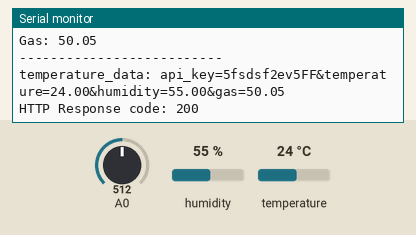
The sketch below on a simulated ESP8266 (NodeMCU). Shown: the last lines printed to the serial monitor. The test bench sets the inputs (shaded band); at power-on: humidity 55 %, A0 = 512, temperature 24 °C. WiFi joins after 1.5 s; servers stay silent unless stated; uploads are accepted with an empty reply.

Above: at 2.7 s.
2.8 s: humidity set to 22 %
At 3.93 s:
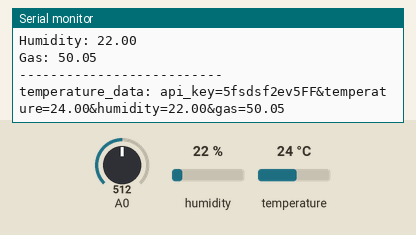
5.5 s: A0 set to 716
At 7.3 s:
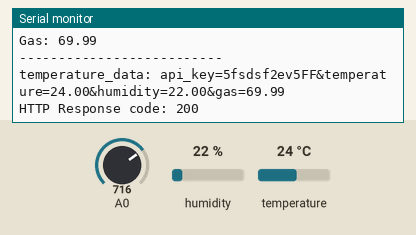
8.2 s: temperature set to 12 °C
At 10.2 s:
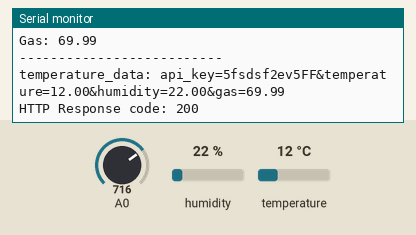
10.9 s: A0 set to 900
At 13.0 s:
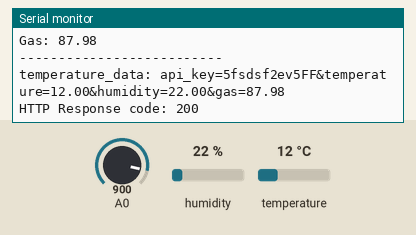
13.6 s: humidity set to 40 %
At 14.7 s:
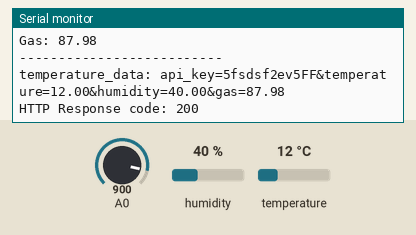
Timing chart, 0 to 16.6 s (numbered marks = the images above; inputs shaded):
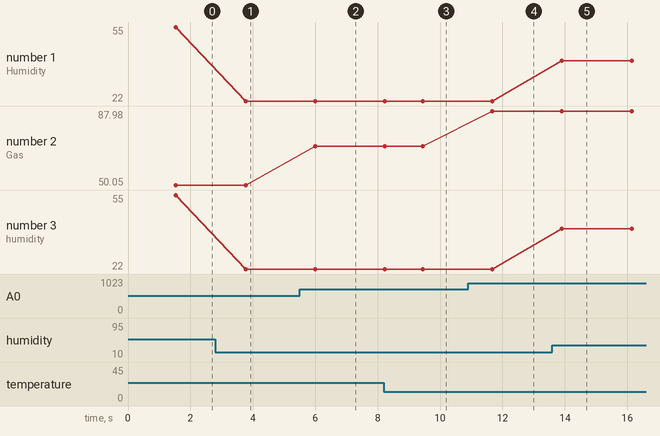

Measured:
- after the input at 2.8 s, the serial monitor: prints a new line after 0.97 s (image 1)
- after the input at 5.5 s, the serial monitor: prints a new line after 0.50 s (image 2)
- after the input at 8.2 s, the serial monitor: prints a new line at once (image 3)
- after the input at 10.9 s, the serial monitor: prints a new line after 0.77 s (image 4)
- after the input at 13.6 s, the serial monitor: prints a new line after 0.30 s (image 5)
- plotted number 1: 55 → 22 after the input at 2.8 s, 22 → 40 after the input at 13.6 s
- plotted number 2: 50.05 → 69.99 after the input at 5.5 s, 69.99 → 87.98 after the input at 10.9 s
- plotted number 3: 55 → 22 after the input at 2.8 s, 22 → 40 after the input at 13.6 s

The sketch:

esp8266-dht11-mysql.ino
```cpp
//Tech Trends Shameer
//Store the temperature and humidity value in database and display values in website

#include <ESP8266WiFi.h>
#include <ESP8266HTTPClient.h>
#include <WiFiClient.h>

//-------------------------------------------------------------------
#include <DHT.h>
#define DHT11_PIN 2
#define DHTTYPE DHT11

DHT dht(DHT11_PIN, DHTTYPE);
int g;
//-------------------------------------------------------------------
//enter WIFI credentials
const char* ssid     = "NON FAMILY";
const char* password = "expecttheunexpected";
//-------------------------------------------------------------------
//enter domain name and path
//http://www.example.com/sensordata.php
const char* SERVER_NAME = "http://fl7xm.localto.net/hms/sensordata.php";

//PROJECT_API_KEY is the exact duplicate of, PROJECT_API_KEY in config.php file
//Both values must be same
String PROJECT_API_KEY = "5fsdsf2ev5FF";
//-------------------------------------------------------------------
//Send an HTTP POST request every 30 seconds
unsigned long lastMillis = 0;
long interval = 1000;
//-------------------------------------------------------------------

/*
 * *******************************************************************
   setup() function
 * *******************************************************************
*/
void setup() {

  //-----------------------------------------------------------------
  Serial.begin(115200);
  Serial.println("esp32 serial initialize");
  //-----------------------------------------------------------------
  dht.begin();
  Serial.println("initialize DHT11");
  //-----------------------------------------------------------------
  WiFi.begin(ssid, password);
  Serial.println("Connecting");
  while (WiFi.status() != WL_CONNECTED) {
    delay(500);
    Serial.print(".");
  }
  Serial.println("");
  Serial.print("Connected to WiFi network with IP Address: ");
  Serial.println(WiFi.localIP());

  Serial.println("Timer set to 5 seconds (timerDelay variable),");
  Serial.println("it will take 5 seconds before publishing the first reading.");
  //-----------------------------------------------------------------
}


/*
 * *******************************************************************
   setup() function
 * *******************************************************************
*/
void loop() {

  //-----------------------------------------------------------------
  //Check WiFi connection status
  if (WiFi.status() == WL_CONNECTED) {
    if (millis() - lastMillis > interval) {
      //Send an HTTP POST request every interval seconds
      upload_temperature();
      lastMillis = millis();
    }
  }
  //-----------------------------------------------------------------
  else {
    Serial.println("WiFi Disconnected");
  }
  //-----------------------------------------------------------------

  delay(1000);
}


void upload_temperature()
{
  //--------------------------------------------------------------------------------
  //Sensor readings may also be up to 2 seconds 'old' (its a very slow sensor)
  //Read temperature as Celsius (the default)
  float t = dht.readTemperature();
  float h = dht.readHumidity();
  float g = analogRead(A0);

  if (isnan(h) || isnan(t)) {
    Serial.println(F("Failed to read from DHT sensor!"));
    return;
  }else if (isnan(g)){
    Serial.println("Failed to read from MQ-2 sensor!");
    return;
  }

  //Compute heat index in Celsius (isFahreheit = false)
  float hic = dht.computeHeatIndex(t, h, false);
  //--------------------------------------------------------------------------------
  //°C
  String humidity = String(h, 2);
  String temperature = String(t, 2);
  String gas = String(g/1023*100,2);
  String heat_index = String(hic, 2);

  Serial.println("Temperature: " + temperature);
  Serial.println("Humidity: " + humidity);
  Serial.println("Gas: " + gas);
  //Serial.println(heat_index);
  Serial.println("--------------------------");
  //--------------------------------------------------------------------------------
  //HTTP POST request data
  String temperature_data;
  temperature_data = "api_key=" + PROJECT_API_KEY;
  temperature_data += "&temperature=" + temperature;
  temperature_data += "&humidity=" + humidity;
  temperature_data += "&gas=" + gas;

  Serial.print("temperature_data: ");
  Serial.println(temperature_data);
  //--------------------------------------------------------------------------------

  WiFiClient client;
  HTTPClient http;

  http.begin(client, SERVER_NAME);
  // Specify content-type header
  http.addHeader("Content-Type", "application/x-www-form-urlencoded");
  // Send HTTP POST request
  int httpResponseCode = http.POST(temperature_data);
  //--------------------------------------------------------------------------------
  // If you need an HTTP request with a content type:
  //application/json, use the following:
  //http.addHeader("Content-Type", "application/json");
  //temperature_data = "{\"api_key\":\""+PROJECT_API_KEY+"\",";
  //temperature_data += "\"temperature\":\""+temperature+"\",";
  //temperature_data += "\"humidity\":\""+humidity+"\"";
  //temperature_data += "}";
  //int httpResponseCode = http.POST(temperature_data);
  //--------------------------------------------------------------------------------
  // If you need an HTTP request with a content type: text/plain
  //http.addHeader("Content-Type", "text/plain");
  //int httpResponseCode = http.POST("Hello, World!");
  //--------------------------------------------------------------------------------
  Serial.print("HTTP Response code: ");
  Serial.println(httpResponseCode);

  // Free resources
  http.end();
}
```
